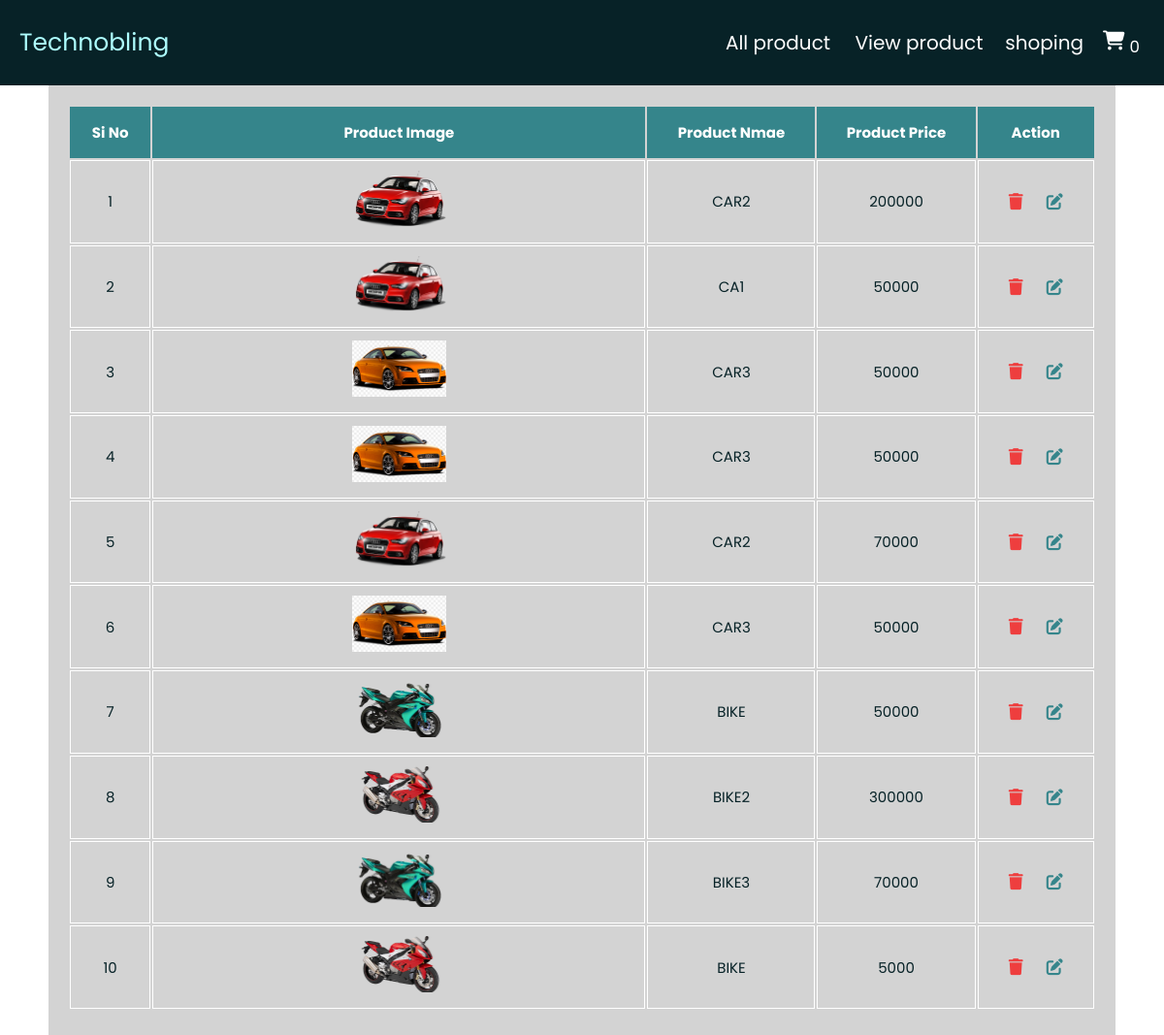
/phpshopingcart/viewproduct.php, run on the app's committed database.
### tables this page shows
CREATE TABLE `products` (
  `id` int(11) NOT NULL,
  `name` varchar(255) NOT NULL,
  `price` varchar(255) NOT NULL,
  `images` varchar(255) NOT NULL
);

### phpshopingcart/viewproduct.php (the view, shortened to what this page needs)
<?php  include('connect.php');
?>
<!DOCTYPE html>
<html lang="en">
<head>
    <link rel="stylesheet"  href="style.css">
    <link rel="stylesheet" href="https://cdnjs.cloudflare.com/ajax/libs/font-awesome/6.3.0/css/all.min.css" />
</head>
<body>
<?php  include('header.php') ?>
<div class="container" enctype="multipart/form-data">
    <section class="display_product" >
        <tbody  >
            <?php
            $diplay_product=mysqli_query($con,"select * from products");
            $num=1;
            if(mysqli_num_rows($diplay_product)>0)
            {
                echo "<table>
                <thead>
                    <th>Si No</th>
                    <th>Product Image</th>
                    <th>Product Nmae</th>
                    <th>Product Price</th>
                    <th>Action</th>
                </thead>";
               while( $row=mysqli_fetch_assoc($diplay_product))
            {
            ?>
             <tr>
            <td><?php echo $num ?></td>
            <td><img src="images/<?php echo  $row['images']; ?>" alt=<?php
            echo $row['name']?> ></td>
            <td><?php echo $row['name']?></td>
            <td><?php echo $row['price']?></td>
            <td>
                <a href="delete.php?delete=<?php echo $row['id']?>" class="delete_product_btn" onclick="return confirm('Are You sShow You Want Delete The Product');"><i class="fas fa-trash"></i></a>
                <a href="update.php?Edit=<?php echo $row['id']?>"class="update_product_btn"><i class="fas fa-edit"></i></a>
            </td>
            </tr>
            <?php
            $num++;
            }
            }
            else
            {
                echo "<div class='empty_text'>No Product Avalabel</div>";
            }
            ?>
        </tbody>
    </section>
</div>
</body>
</html>

### phpshopingcart/style.css (style rules this page uses)
* { margin: 0; padding: 0; box-sizing: border-box; outline: none; border: none; text-decoration: none; font-family: "Poppins", sans-serif; }
:root { --color1: #072227; --color2: #35858b; --color3: #4fbdba; --color4: #aefeff; --black: #000; --white: #fff; --lightgray: #d3d3d3; --red: rgb(238, 62, 62); }
html { font-size: 62.5%; overflow-x: hidden; }
.container { max-width: 1100px; margin: 0 auto; padding-bottom: 5rem; height: auto; background-color: var(--lightgray); }
section { padding: 2rem; }
.display_product table { width: 100%; text-align: center; }
.display_product table thead th { padding: 1.5rem; font-size: 1.5rem; background-color: var(--color2); color: var(--white); }
td { padding: 1rem; font-size: 1.5rem; color: var(--color1); border: 1px solid var(--white); text-transform: uppercase; }
.delete_product_btn, .update_product_btn { text-align: center; color: var(--red); font-size: 1.7rem; padding: 0 1rem; cursor: pointer; }
.update_product_btn { color: var(--color2); }
img { width: 20%; margin: 0 auto; }

### data on the page
products: images+name (picture), name "CAR2", price "200000"
products: images (picture), name "CA1", price "50000"
products: images (picture), name "CAR3", price "50000"
products: images (picture), name "CAR3", price "50000"
products: images+name (picture), name "CAR2", price "70000"
products: images (picture), name "CAR3", price "50000"
products: images (picture), name "BIKE", price "50000"
products: images (picture), name "BIKE2", price "300000"
products: images (picture), name "BIKE3", price "70000"
products: images (picture), name "BIKE", price "5000"

### other printed values
$row_count "0"
